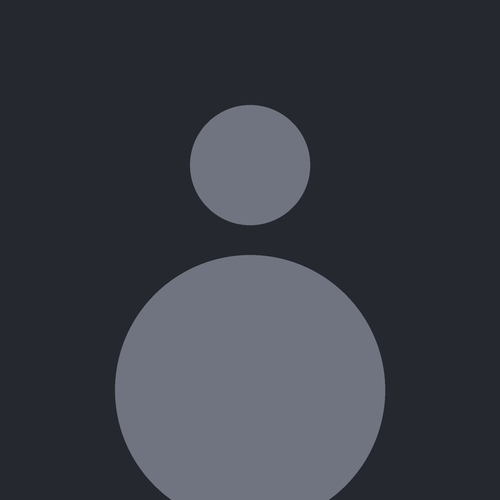
#> input picture ArtistMusic/Artist_assets/upic.png, 500 x 500 px
$ python -i _thumbnails.py   (imports and definitions only)
#> lines starting #> are read from the running program, lines starting #| are printed output that depends on the picture
#> further down, picture is the input picture: PIL image 500x500 RGB; mean R, G, B 57.5, 60.1, 69.1
# ==========================================================
# Copyright (c) 2026 ArtistBots
# All Rights Reserved.
#
# Project      : ArtistBots API Telegram Music Bot
# Powered By   : Artist
# Type         : API Based Telegram Music Bot
#
# Bot          : @ArtistApibot
# Channel      : https://t.me/artistbots
# GitHub       : https://github.com/elevenyts/ArtistMusic
#
# Unauthorized copying, modification, or redistribution
# of this source code without permission is prohibited.
# ==========================================================
import os
import re
import asyncio
import aiohttp
from PIL import (
    Image,
    ImageDraw,
    ImageEnhance,
    ImageFilter,
    ImageFont,
    ImageStat,
)
from ArtistMusic import config
from ArtistMusic.helpers import Track

SIZE = (1280, 720)
BRAND_TEXT = "SMARTXMUSIC"
WHITE = (255, 255, 255, 255)
SOFT_WHITE = (255, 255, 255, 190)
RED_COLOR = (230, 57, 53, 255)
ACCENT_COLOR = (255, 196, 61, 255)

# all bundled assets live in ArtistMusic/Artist_assets/
ASSETS_DIR = os.path.join(os.path.dirname(os.path.dirname(os.path.abspath(__file__))), "Artist_assets")
FONT_DIR = os.path.join(ASSETS_DIR, "fonts")

# fonts (bundled first, system fallbacks after)
BOLD_FONTS = [
    os.path.join(FONT_DIR, "Raleway-Bold.ttf"),
    os.path.join(FONT_DIR, "DejaVuSans-Bold.ttf"),
]
LIGHT_FONTS = [
    os.path.join(FONT_DIR, "Inter-Light.ttf"),
    os.path.join(FONT_DIR, "DejaVuSans-Bold.ttf"),
]
# used when title has Hindi / CJK / other non-latin characters
UNICODE_FONTS = [
    # bundled Hindi / Devanagari-capable font (works even if the server has no system fonts)
    os.path.join(FONT_DIR, "FreeSansBold.ttf"),
    "/usr/share/fonts/truetype/noto/NotoSansDevanagari-Bold.ttf",
    "/usr/share/fonts/truetype/freefont/FreeSansBold.ttf",
    "/usr/share/fonts/opentype/noto/NotoSansCJK-Bold.ttc",
    "/usr/share/fonts/truetype/noto/NotoSans-Bold.ttf",
    "/usr/share/fonts/truetype/dejavu/DejaVuSans-Bold.ttf",
    os.path.join(FONT_DIR, "DejaVuSans-Bold.ttf"),
]


# [7 lines left out: function _load_font, not called in this run]


def _is_latin(text: str) -> bool:
    return all(ord(c) < 0x250 or not c.isalpha() for c in text)


# [37 lines left out: functions _fit_text, _wrap_two_lines, _rounded_mask, not called in this run]


def _dominant_accent(img: Image.Image):
    """Pick a vivid accent colour from the cover (used for progress bar / glow)."""
    small = img.convert("RGB").resize((48, 48))
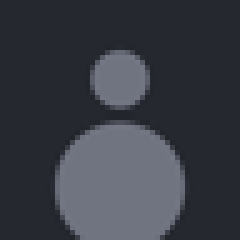
#> small: PIL image 48x48 RGB (shown 5 times larger); mean R, G, B 57.5, 60.1, 69.1
    small = ImageEnhance.Color(small).enhance(2.0)
    best, best_score = (255, 196, 61), -1
    for (r, g, b) in small.getdata():
        mx, mn = max(r, g, b), min(r, g, b)
        sat = (mx - mn) / (mx + 1)
        score = sat * (mx / 255)
        if score > best_score and mx > 110:
            best, best_score = (r, g, b), score
#> this loop made 2304 passes
#> (mx, mn, sat, score, best, best_score) on passes 503, 504, 505, 550, 552, 644, 788, 845: (116, 86, 0.256, 0.117, (86, 94, 116), 0.117), (127, 97, 0.234, 0.117, (97, 105, 127), 0.117), (129, 97, 0.246, 0.125, (97, 105, 129), 0.125), (143, 111, 0.222, 0.125, (111, 119, 143), 0.125), (142, 108, 0.238, 0.132, (108, 118, 142), 0.132), (143, 109, 0.236, 0.132, (109, 117, 143), 0.132), (144, 110, 0.234, 0.132, (110, 118, 144), 0.132), (145, 111, 0.233, 0.132, (111, 119, 145), 0.132)
#> (mx, mn, sat, score) on passes 1 to 6: (56, 36, 0.351, 0.0771), (56, 36, 0.351, 0.0771), (56, 36, 0.351, 0.0771), (56, 36, 0.351, 0.0771), (56, 36, 0.351, 0.0771), (56, 36, 0.351, 0.0771)
#> after the loop, best_score = 0.132
    return best


# [148 lines that did not run here, left out]

>>> from PIL import Image
>>> picture = Image.open('../Artist_assets/upic.png')
>>> result = _dominant_accent(picture)
#> result = (111, 119, 145)
